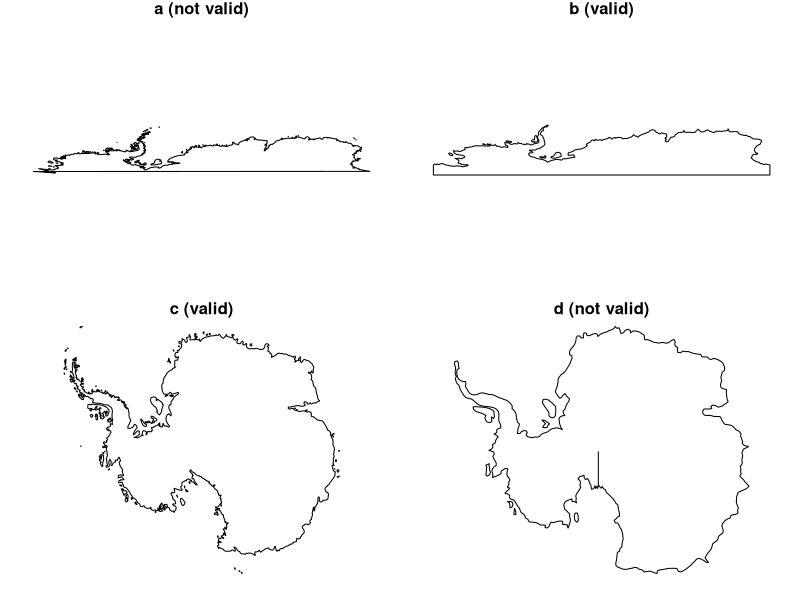

Recreate this plot in R.
## ---- chunk 1
#| echo: false

library(sf) |> suppressPackageStartupMessages()
library(maps) |> suppressPackageStartupMessages()
library(dplyr) |> suppressPackageStartupMessages()
map(fill = TRUE, plot = FALSE) |>
  st_as_sf() |>
  filter(ID == "Antarctica") -> a
st_bbox(a)

## ---- chunk 2
#| echo: false

library(s2)
s2_bounds_cap(a)

## ---- chunk 3
#| echo: false

s2_bounds_rect(a)

## ---- chunk 4
#| echo: false

map(fill = TRUE, plot = FALSE) |>
  st_as_sf() |>
  filter(ID == "Fiji") -> Fiji
st_bbox(Fiji)

## ---- chunk 5
#| echo: false

s2_bounds_rect(Fiji)

## ---- chunk 6
#| echo: false
#| label: fig-4-1
#| fig-cap: "남극 폴리곤으로 (a)와 (c)는 POINT(-180 90)을 통과하지 않고, (b)와 (d)는 POINT(-180 -90)과 POINT(180 -90)을 통과한다."

# maps:
par(mfrow = c(2,2))
par(mar = c(1,1.2,1,1))
m <- st_as_sf(map(fill=TRUE, plot=FALSE))
m <- m[m$ID == "Antarctica", ]
plot(st_geometry(m), asp = 2)
title("a (not valid)")
# ne:
library(rnaturalearth)
# Support for Spatial objects (`sp`) will be deprecated in {rnaturalearth} and will be removed in a future release of the package. Please use `sf` objects with {rnaturalearth}. For example: `ne_download(returnclass = 'sf')`
ne <- ne_countries(returnclass = "sf")
ne <- ne[ne$region_un == "Antarctica", "region_un"]
plot(st_geometry(ne), asp = 2)
title("b (valid)")
# 3031
m |>
  st_geometry() |>
  st_transform(3031) |>
  plot()
title("c (valid)")
ne |>
  st_geometry() |>
  st_transform(3031) |>
  plot()
title("d (not valid)")
